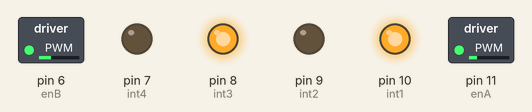
A sketch run on a simulated Arduino Uno, built with avr-gcc and run on an emulated ATmega328P. Shown: switched loads named in the sketch (green lamp = pin HIGH), output pins drawn as LEDs (lit = HIGH).

Above: at 0.1 s.
Timing chart, 0 to 1.6 s (numbered marks = the images above):
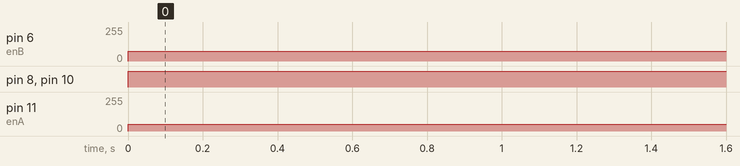

Measured:
- by itself, pin 6 (enB): 0/255 → 75/255 at 0.00 s
- by itself, pin 8 (int3), pin 10 (int1): LOW → HIGH at 0.00 s
- by itself, pin 11 (enA): 0/255 → 50/255 at 0.00 s

The sketch:

L298N_Two_Motors.ino
```cpp
int enA=11;
int int1=10;
int int2=9;
int int3=8;
int int4=7;
int enB=6;


void setup()
{
  pinMode(enA,OUTPUT);
  pinMode(int1,OUTPUT);
  pinMode(int2,OUTPUT);
  pinMode(int3,OUTPUT);
  pinMode(int4,OUTPUT);
  pinMode(enB,OUTPUT);
}

void loop()
{
  digitalWrite(int1,HIGH);
  digitalWrite(int2,LOW);
  digitalWrite(int3,HIGH);
  digitalWrite(int4,LOW);

  analogWrite(enA,50);
  analogWrite(enB,75);
}
```
